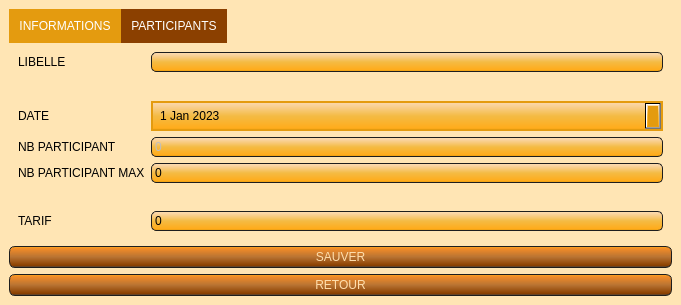
<?xml version="1.0" encoding="UTF-8"?>
<ui version="4.0">
 <class>detail_activite</class>
 <widget class="QMainWindow" name="detail_activite">
  <property name="geometry">
   <rect>
    <x>0</x>
    <y>0</y>
    <width>681</width>
    <height>305</height>
   </rect>
  </property>
  <property name="windowTitle">
   <string>AssoGestion - Detail activité - AMSE</string>
  </property>
  <property name="styleSheet">
   <string notr="true">QWidget
{
    background-color: #FFE5B4;
}
QLineEdit
{
    background-color: QLinearGradient( x1: 0, y1: 0, x2: 0, y2: 1, stop: 0 #FFDEAD, stop: 0.1 #FAD5A5, stop: 0.5 #F4BB44, stop: 0.9 #FFAC1C, stop: 1 #E49B0F);
    padding: 1px;
    border-style: solid;
    border: 1px solid #1e1e1e;
    border-radius: 5;
}

QPushButton
{
    color: #FFDEAD;
    background-color: QLinearGradient( x1: 0, y1: 0, x2: 0, y2: 1, stop: 0 #FFAC1C, stop: 0.1 #F28C28, stop: 0.5 #B87333, stop: 0.9 #8B4000, stop: 1 #464646);
    border-width: 1px;
    border-color: #1e1e1e;
    border-style: solid;
    border-radius: 6;
    padding: 3px;
    font-size: 12px;
    padding-left: 5px;
    padding-right: 5px;
    min-width: 40px;
}

QPushButton:pressed
{
    background-color: QLinearGradient( x1: 0, y1: 0, x2: 0, y2: 1, stop: 0 #2d2d2d, stop: 0.1 #2b2b2b, stop: 0.5 #292929, stop: 0.9 #282828, stop: 1 #252525);
}

QComboBox
{
	color: #FFDEAD;
    selection-background-color: #FFDEAD;
    background-color: QLinearGradient( x1: 0, y1: 0, x2: 0, y2: 1, stop: 0 #FFAC1C, stop: 0.1 #F28C28, stop: 0.5 #B87333, stop: 0.9 #8B4000, stop: 1 #464646);
    border-style: solid;
    border: 1px solid #1e1e1e;
    border-radius: 5;
}

QComboBox:hover,QPushButton:hover
{
    border: 2px solid QLinearGradient( x1: 0, y1: 0, x2: 0, y2: 1, stop: 0 #FFAC1C, stop: 1 #F28C28);
}


QComboBox:on
{
    padding-top: 3px;
    padding-left: 4px;
    background-color: QLinearGradient( x1: 0, y1: 0, x2: 0, y2: 1, stop: 0 #2d2d2d, stop: 0.1 #2b2b2b, stop: 0.5 #292929, stop: 0.9 #282828, stop: 1 #252525);
    selection-background-color: #ffaa00;
}

QComboBox QAbstractItemView
{
    border: 2px solid darkgray;
    selection-background-color: QLinearGradient( x1: 0, y1: 0, x2: 0, y2: 1, stop: 0 #ffa02f, stop: 1 #d7801a);
}

QComboBox::drop-down
{
     subcontrol-origin: padding;
     subcontrol-position: top right;
     width: 15px;

     border-left-width: 0px;
     border-left-color: darkgray;
     border-left-style: solid; /* just a single line */
     border-top-right-radius: 3px; /* same radius as the QComboBox */
     border-bottom-right-radius: 3px;
 }


QScrollBar:horizontal {
     border: 1px solid #222222;
     background: QLinearGradient( x1: 0, y1: 0, x2: 0, y2: 1, stop: 0.0 #121212, stop: 0.2 #282828, stop: 1 #484848);
     height: 7px;
     margin: 0px 16px 0 16px;
}

QScrollBar::handle:horizontal
{
      background: QLinearGradient( x1: 0, y1: 0, x2: 1, y2: 0, stop: 0 #ffa02f, stop: 0.5 #d7801a, stop: 1 #ffa02f);
      min-height: 20px;
      border-radius: 2px;
}

QScrollBar::add-line:horizontal {
      border: 1px solid #1b1b19;
      border-radius: 2px;
      background: QLinearGradient( x1: 0, y1: 0, x2: 1, y2: 0, stop: 0 #ffa02f, stop: 1 #d7801a);
      width: 14px;
      subcontrol-position: right;
      subcontrol-origin: margin;
}

QScrollBar::sub-line:horizontal {
      border: 1px solid #1b1b19;
      border-radius: 2px;
      background: QLinearGradient( x1: 0, y1: 0, x2: 1, y2: 0, stop: 0 #ffa02f, stop: 1 #d7801a);
      width: 14px;
     subcontrol-position: left;
     subcontrol-origin: margin;
}

QScrollBar::right-arrow:horizontal, QScrollBar::left-arrow:horizontal
{
      border: 1px solid black;
      width: 1px;
      height: 1px;
      background: white;
}

QScrollBar::add-page:horizontal, QScrollBar::sub-page:horizontal
{
      background: none;
}

QScrollBar:vertical
{
      background: QLinearGradient( x1: 0, y1: 0, x2: 1, y2: 0, stop: 0.0 #121212, stop: 0.2 #282828, stop: 1 #484848);
      width: 7px;
      margin: 16px 0 16px 0;
      border: 1px solid #222222;
}

QScrollBar::handle:vertical
{
      background: QLinearGradient( x1: 0, y1: 0, x2: 0, y2: 1, stop: 0 #ffa02f, stop: 0.5 #d7801a, stop: 1 #ffa02f);
      min-height: 20px;
      border-radius: 2px;
}

QScrollBar::add-line:vertical
{
      border: 1px solid #1b1b19;
      border-radius: 2px;
      background: QLinearGradient( x1: 0, y1: 0, x2: 0, y2: 1, stop: 0 #ffa02f, stop: 1 #d7801a);
      height: 14px;
      subcontrol-position: bottom;
      subcontrol-origin: margin;
}

QScrollBar::sub-line:vertical
{
      border: 1px solid #1b1b19;
      border-radius: 2px;
      background: QLinearGradient( x1: 0, y1: 0, x2: 0, y2: 1, stop: 0 #d7801a, stop: 1 #ffa02f);
      height: 14px;
      subcontrol-position: top;
      subcontrol-origin: margin;
}

QScrollBar::up-arrow:vertical, QScrollBar::down-arrow:vertical
{
      border: 1px solid black;
      width: 1px;
      height: 1px;
      background: white;
}


QScrollBar::add-page:vertical, QScrollBar::sub-page:vertical
{
      background: none;
}

QHeaderView::section:horizontal
{
    background-color: QLinearGradient( x1: 0, y1: 0, x2: 0, y2: 1, stop: 0 #FFAC1C, stop: 0.1 #F28C28, stop: 0.5 #B87333, stop: 0.9 #8B4000, stop: 1 #464646);
    color: #FFDEAD;;
    padding-left: 4px;
    border: 1px solid #6c6c6c;
}
QHeaderView::section:vertical
{
    background-color: QLinearGradient( x1: 0, y1: 0, x2: 0, y2: 1, stop: 0 #FFAC1C, stop: 0.1 #F28C28, stop: 0.5 #B87333, stop: 0.9 #8B4000, stop: 1 #464646);
    color: #FFDEAD;;
    padding-left: 4px;
    border: 1px solid #6c6c6c;
}
QTableWidget QTableCornerButton::section {
    background-color: QLinearGradient( x1: 0, y1: 0, x2: 0, y2: 1, stop: 0 #FFAC1C, stop: 0.1 #F28C28, stop: 0.5 #B87333, stop: 0.9 #8B4000, stop: 1 #464646);
}
QTableWidget::item:selected{ background-color: QLinearGradient( x1: 0, y1: 0, x2: 0, y2: 1, stop: 0 #FFDEAD, stop: 0.1 #FAD5A5, stop: 0.5 #F4BB44, stop: 0.9 #FFAC1C, stop: 1 #E49B0F); }

QDateEdit
{
border : 2px solid #E49B0F;
background-color : QLinearGradient( x1: 0, y1: 0, x2: 0, y2: 1, stop: 0 #FFDEAD, stop: 0.1 #FAD5A5, stop: 0.5 #F4BB44, stop: 0.9 #FFAC1C, stop: 1 #E49B0F);;
padding : 5px;
}
QDateEdit::up-arraow
{
border : 2px solid black;
background-color : lightgreen;

}
QDateEdit::down-arrow
{
background-color : #E49B0F;
}

QTabWidget::tab-bar {
   border: 1px solid #E49B0F;
}

QTabBar::tab {
  background: #8B4000;
  color: white;
  padding: 10px;
 }

 QTabBar::tab:selected {
  background: #E49B0F;
 }

QTabWidget::pane { 
   border: none;
}</string>
  </property>
  <widget class="QWidget" name="centralwidget">
   <layout class="QGridLayout" name="gridLayout">
    <item row="0" column="0">
     <widget class="QTabWidget" name="tab_detail_activite">
      <property name="currentIndex">
       <number>0</number>
      </property>
      <widget class="QWidget" name="tab_info">
       <attribute name="title">
        <string>INFORMATIONS</string>
       </attribute>
       <layout class="QGridLayout" name="gridLayout_2">
        <item row="2" column="1">
         <widget class="QDateEdit" name="date_debut_edit">
          <property name="calendarPopup">
           <bool>true</bool>
          </property>
          <property name="date">
           <date>
            <year>2023</year>
            <month>1</month>
            <day>1</day>
           </date>
          </property>
         </widget>
        </item>
        <item row="0" column="0">
         <widget class="QLabel" name="label">
          <property name="text">
           <string>LIBELLE</string>
          </property>
         </widget>
        </item>
        <item row="0" column="1">
         <widget class="QLineEdit" name="libelle_edit"/>
        </item>
        <item row="2" column="0">
         <widget class="QLabel" name="label_2">
          <property name="text">
           <string>DATE</string>
          </property>
         </widget>
        </item>
        <item row="4" column="0">
         <widget class="QLabel" name="label_4">
          <property name="text">
           <string>NB PARTICIPANT MAX</string>
          </property>
         </widget>
        </item>
        <item row="6" column="0">
         <widget class="QLabel" name="label_6">
          <property name="text">
           <string>TARIF</string>
          </property>
         </widget>
        </item>
        <item row="3" column="0">
         <widget class="QLabel" name="label_5">
          <property name="text">
           <string>NB PARTICIPANT</string>
          </property>
         </widget>
        </item>
        <item row="6" column="1">
         <widget class="QLineEdit" name="tarif_edit">
          <property name="text">
           <string>0</string>
          </property>
         </widget>
        </item>
        <item row="4" column="1">
         <widget class="QLineEdit" name="place_max_edit">
          <property name="text">
           <string>0</string>
          </property>
         </widget>
        </item>
        <item row="3" column="1">
         <widget class="QLineEdit" name="nb_part_edit">
          <property name="enabled">
           <bool>false</bool>
          </property>
          <property name="text">
           <string>0</string>
          </property>
         </widget>
        </item>
        <item row="1" column="0" colspan="2">
         <widget class="QLabel" name="label_error_libelle">
          <property name="styleSheet">
           <string notr="true">QLabel {
  color: rgb(255, 0, 0);
  font-weight: 600;
}</string>
          </property>
          <property name="text">
           <string/>
          </property>
         </widget>
        </item>
        <item row="5" column="0" colspan="2">
         <widget class="QLabel" name="label_error_max">
          <property name="styleSheet">
           <string notr="true">QLabel {
  color: rgb(255, 0, 0);
  font-weight: 600;
}</string>
          </property>
          <property name="text">
           <string/>
          </property>
         </widget>
        </item>
       </layout>
      </widget>
      <widget class="QWidget" name="tab_adherents">
       <attribute name="title">
        <string>PARTICIPANTS</string>
       </attribute>
       <layout class="QGridLayout" name="gridLayout_3">
        <item row="3" column="0">
         <widget class="QTableWidget" name="tab_participant">
          <property name="editTriggers">
           <set>QAbstractItemView::NoEditTriggers</set>
          </property>
         </widget>
        </item>
        <item row="1" column="0">
         <widget class="QPushButton" name="button_mail_participant">
          <property name="text">
           <string>ENVOYER UN MAIL AUX PARTICIPANTS</string>
          </property>
         </widget>
        </item>
        <item row="0" column="0">
         <widget class="QPushButton" name="button_add_adherent">
          <property name="text">
           <string>AJOUTER UN PARTICIPANT</string>
          </property>
         </widget>
        </item>
        <item row="2" column="0">
         <widget class="QPushButton" name="button_export">
          <property name="text">
           <string>EXPORTER LA LISTE DES PARTICIPANTS</string>
          </property>
         </widget>
        </item>
       </layout>
      </widget>
     </widget>
    </item>
    <item row="6" column="0">
     <widget class="QPushButton" name="button_save">
      <property name="text">
       <string>SAUVER</string>
      </property>
     </widget>
    </item>
    <item row="7" column="0">
     <widget class="QPushButton" name="button_retour">
      <property name="text">
       <string>RETOUR</string>
      </property>
     </widget>
    </item>
   </layout>
  </widget>
 </widget>
 <resources/>
 <connections/>
</ui>
